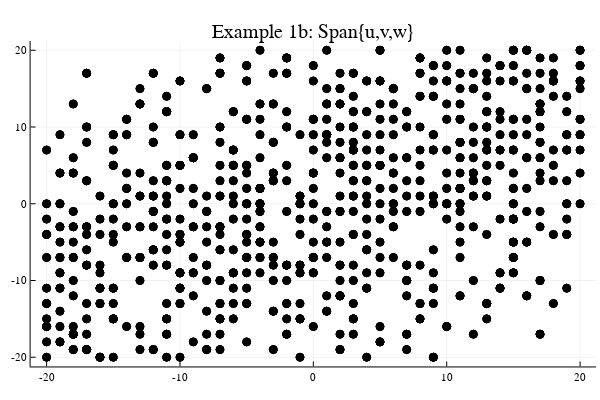

Notebook code for this chart:
### Markdown cell above
## Example 1b.  Plot many possible linear combinations using three vectors in $\mathbb{R}^2$

Here, random integer weights ($a_1,a_2$ and $a_3$) between -5 and 5 for the three vectors are chosen.  To simplify the picture, we only plot the final endpoint of each linear combination.

### Code cell
# Example 1b
using Plots
plotly()

u=[2,-1]; v=[6,4]; w=[5,0];
NumberOfPoints=800;

a1=rand(-5:5); a2=rand(-5:5); a3=rand(-5:5);
U=u*a1; V=v*a2; W=w*a3;

while abs(U[1]+V[1]+W[1])>20 || abs(U[2]+V[2]+W[2])>20
   a1=rand(-5:5)
    a2=rand(-5:5)
    a3=rand(-5:5)
    U=u*a1 
    V=v*a2
    W=w*a3 
    
end
p=plot(title="Example 1b: Span{u,v,w}", legend=false)
scatter!([U[1]+V[1]+W[1], U[1]+V[1]+W[1]],[U[2]+V[2]+W[2],U[2]+V[2]+W[2]], markercolor="black", label="end point",lims=[-20,20])

if NumberOfPoints>1
    for n = 2:NumberOfPoints
        a1=rand(-5:5); a2=rand(-5:5); a3=rand(-5:5);
        U=u*a1; V=v*a2; W=w*a3;
        while abs(U[1]+V[1]+W[1])>20 || abs(U[2]+V[2]+W[2])>20
            a1=rand(-5:5)
            a2=rand(-5:5)
            a3=rand(-5:5)
            U=u*a1 
            V=v*a2
            W=w*a3 
        end
        scatter!([U[1]+V[1]+W[1], U[1]+V[1]+W[1]],[U[2]+V[2]+W[2],U[2]+V[2]+W[2]], markercolor="black", label="end point")
    end
end
display(p)
